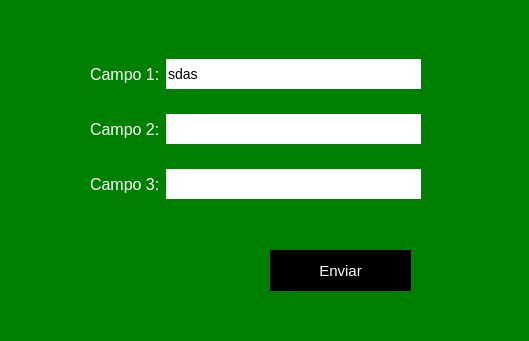
<?xml version="1.0" encoding="UTF-8"?>
<ui version="4.0">
 <class>Dialog</class>
 <widget class="QDialog" name="Dialog">
  <property name="geometry">
   <rect>
    <x>0</x>
    <y>0</y>
    <width>529</width>
    <height>341</height>
   </rect>
  </property>
  <property name="windowTitle">
   <string>Dialog</string>
  </property>
  <property name="styleSheet">
   <string notr="true">QDialog{

background-color: green;
font-family: arial, verdana;

}

QLineEdit{

border: 0;
font-size: 14px;
height: 30px;

}

QLabel{

color: #fff;
font-size: 16px;

}

QPushButton#boton{

background-color: #000;
font-size: 15px;
color: #fff;
border: 0;

}

QPushButton#boton:hover{

background-color: orange;

}</string>
  </property>
  <widget class="QPushButton" name="boton">
   <property name="enabled">
    <bool>true</bool>
   </property>
   <property name="geometry">
    <rect>
     <x>270</x>
     <y>250</y>
     <width>141</width>
     <height>41</height>
    </rect>
   </property>
   <property name="font">
    <font>
     <pointsize>-1</pointsize>
    </font>
   </property>
   <property name="styleSheet">
    <string notr="true"/>
   </property>
   <property name="text">
    <string>Enviar</string>
   </property>
  </widget>
  <widget class="QWidget" name="">
   <property name="geometry">
    <rect>
     <x>90</x>
     <y>40</y>
     <width>331</width>
     <height>181</height>
    </rect>
   </property>
   <layout class="QGridLayout" name="gridLayout">
    <item row="0" column="0">
     <widget class="QLabel" name="label">
      <property name="text">
       <string>Campo 1:</string>
      </property>
     </widget>
    </item>
    <item row="0" column="1">
     <widget class="QLineEdit" name="lineEdit">
      <property name="text">
       <string>sdas</string>
      </property>
     </widget>
    </item>
    <item row="1" column="0">
     <widget class="QLabel" name="label_2">
      <property name="text">
       <string>Campo 2:</string>
      </property>
     </widget>
    </item>
    <item row="1" column="1">
     <widget class="QLineEdit" name="lineEdit_2"/>
    </item>
    <item row="2" column="0">
     <widget class="QLabel" name="label_3">
      <property name="text">
       <string>Campo 3:</string>
      </property>
     </widget>
    </item>
    <item row="2" column="1">
     <widget class="QLineEdit" name="lineEdit_3"/>
    </item>
   </layout>
  </widget>
 </widget>
 <resources/>
 <connections/>
</ui>
